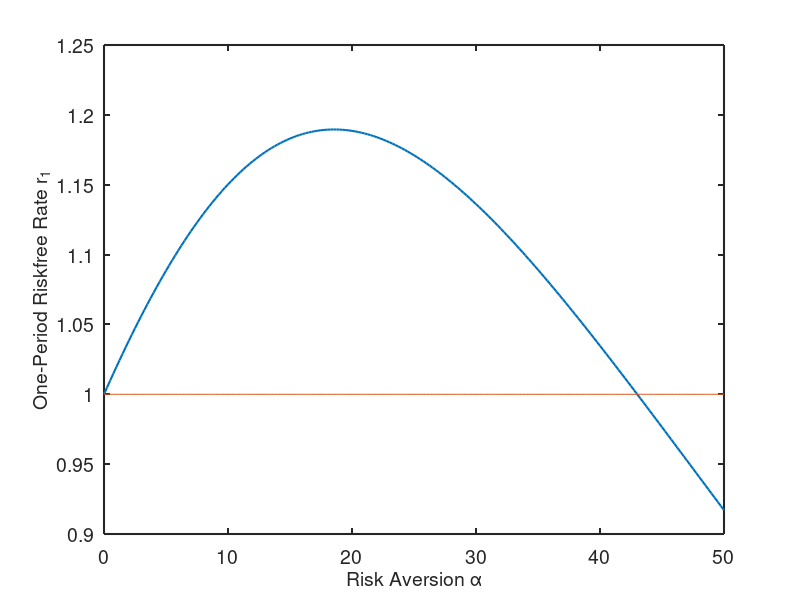
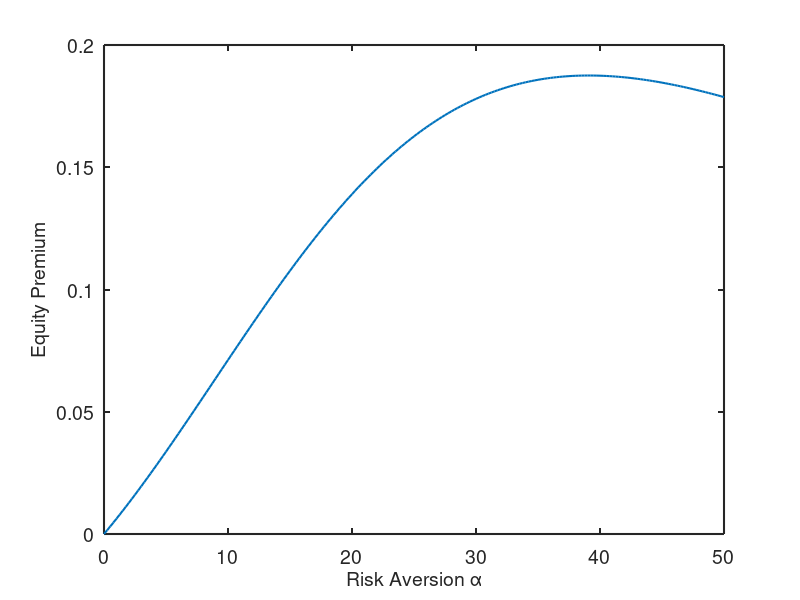
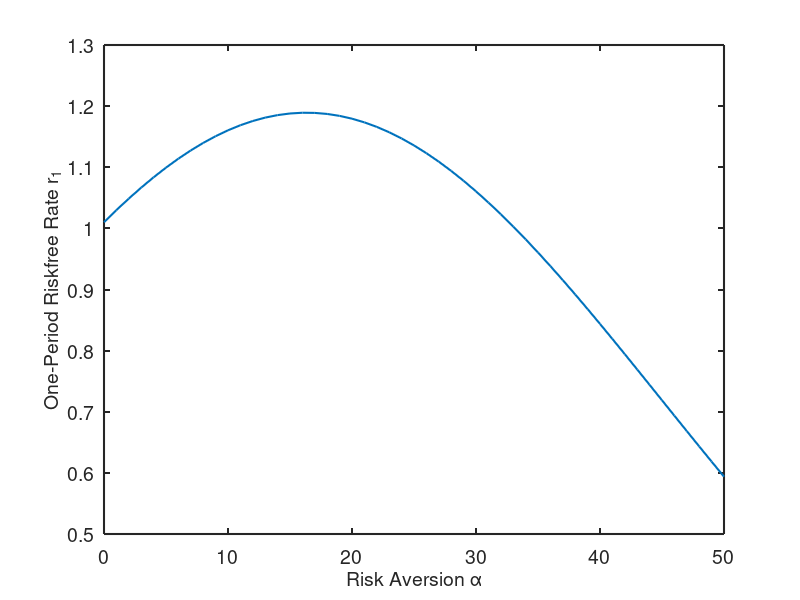
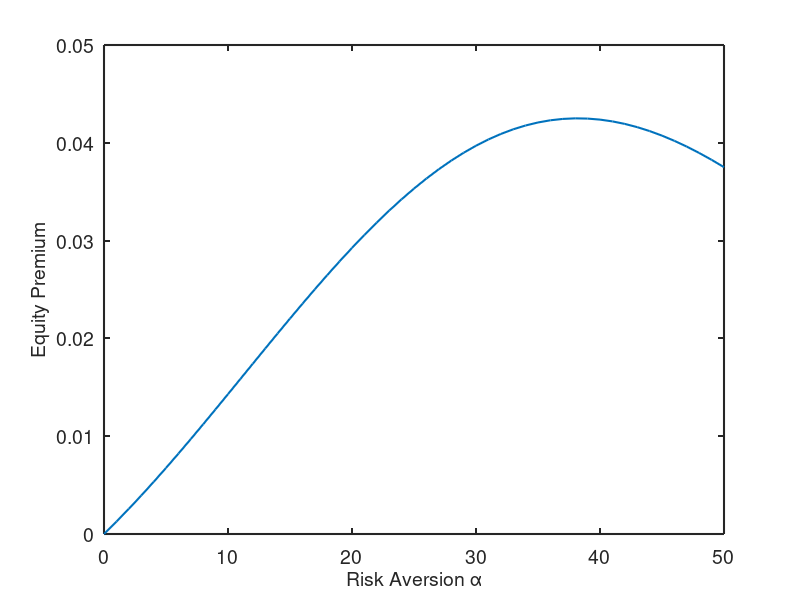

MATLAB code for these plots, in order:
%  notes_equity_premium.m 
%  Calculations for pricing kernel chapter 
%  NYU course ECON-UB 233, Macro foundations for asset pricing.
%  Written by:  Dave Backus, February 2012 and after.
format compact
%clear all
%close all

%  1. Two-state version  

disp(' ')
disp('Equity premium calculations:  two-state version') 
disp('---------------------------------------------------------------')

%% (a) compute returns for given alpha 
disp(' ')
disp('Inputs') 
% state and consumption growth 
mu_logg = 0.0200
sigma_logg = 0.0350
omega = 1/2;

z = [-1; 1];
logg = mu_logg + sigma_logg*z;
g = exp(logg);
p = [omega; 1-omega];

% preferences and asset prices 
beta = 1
alpha = 5
lambda = 5

disp(' ')
disp('Asset prices and returns') 
m = beta*g.^(-alpha);
d = g.^lambda;

q1 = sum(p.*m) 
r1 = 1/q1

qe = sum(p.*m.*d) 
re = d/qe 
Ere = sum(p.*d)/qe 

eq_premium = Ere - r1

std_re = sqrt(sum(p.*(re-Ere).^2))

% Var_m = p(1)*m(1)^2 + p(2)*m(2)^2 - q1^2;
% Std_m = sqrt(Var_m)
% Std_m/q1

%% (b) compute for grid of alpha's for figs 
alphagrid = [0:0.25:50]';
q1grid = beta*(p(1)./g(1).^alphagrid + p(2)./g(2).^alphagrid);
r1grid = 1./q1grid;

qegrid = beta*(p(1).*d(1)./g(1).^alphagrid + p(2).*d(2)./g(2).^alphagrid);
Eregrid = sum(p.*d)./qegrid;
epgrid = Eregrid - r1grid;

% fig parameters 
FontSize = 14;
FontName = 'Helvetica';  % or 'Times' 
LineWidth = 1.5;

figure(1) 
plot(alphagrid,r1grid,'LineWidth',LineWidth)
hold on 
plot(alphagrid,0*r1grid+1)
set(gca,'LineWidth',LineWidth,'FontSize',FontSize,'FontName',FontName)
xlabel('Risk Aversion \alpha','FontSize',FontSize,'FontName',FontName)
ylabel('One-Period Riskfree Rate r_1','FontSize',FontSize,'FontName',FontName)

figure(2) 
plot(alphagrid,epgrid,'LineWidth',LineWidth)
set(gca,'LineWidth',LineWidth,'FontSize',FontSize,'FontName',FontName)
xlabel('Risk Aversion \alpha','FontSize',FontSize,'FontName',FontName)
ylabel('Equity Premium','FontSize',FontSize,'FontName',FontName)

%%
%  2. Lognormal version  

disp(' ')
disp('Equity premium calculations:  lognormal version') 
disp('---------------------------------------------------------------')

% inputs 
mu_g = 0.0200
sigma_g = 0.0350

beta = 0.99 
alphagrid = [0:1:50]';
lambda = 1;

% asset prices and returns 
q1grid = beta*exp(-alphagrid*mu_g + alphagrid.^2*sigma_g^2/2); 
r1grid = 1./q1grid; 

qegrid = beta*exp((1-alphagrid)*mu_g + (1-alphagrid).^2*sigma_g^2/2); 
Eregrid = exp(mu_g + sigma_g^2/2)./qegrid; 

epgrid = Eregrid - r1grid;
epgrid_alt = (1/beta)*exp(alphagrid*mu_g - alphagrid.^2*sigma_g^2/2).* ...
            (exp(alphagrid*lambda*sigma_g^2)-1);

figure(3) 
plot(alphagrid,r1grid,'LineWidth',LineWidth)
set(gca,'LineWidth',LineWidth,'FontSize',FontSize,'FontName',FontName)
xlabel('Risk Aversion \alpha','FontSize',FontSize,'FontName',FontName)
ylabel('One-Period Riskfree Rate r_1','FontSize',FontSize,'FontName',FontName)

figure(4) 
plot(alphagrid,epgrid_alt,'LineWidth',LineWidth)
%plot(alphagrid,qegrid./q1grid,'LineWidth',LineWidth)
set(gca,'LineWidth',LineWidth,'FontSize',FontSize,'FontName',FontName)
xlabel('Risk Aversion \alpha','FontSize',FontSize,'FontName',FontName)
ylabel('Equity Premium','FontSize',FontSize,'FontName',FontName)

%%
disp(' ')
disp('Equity premium practice problem') 
disp('---------------------------------------------------------------')

disp(' ')
disp('Inputs') 
% state and consumption growth 
z = [-1; 1];
p = [0.5; 0.5];

mu_logg = 0.0200
sigma_logg = 0.0350
logg = mu_logg + sigma_logg*z;
g = exp(logg)

% preferences and asset prices 
beta = 0.99
alpha = 5
lambda = 1

disp(' ')
disp('Asset prices and returns') 
m = beta*g.^(-alpha)
d = g.^lambda;

% returns in levels 
q1 = sum(p.*m) 
r1 = 1/q1

qe = sum(p.*m.*d) 
re = d./qe 
Ere = sum(p.*re) 

eq_premium = sum(p.*(re-r1))
Stdre = sqrt(sum(p.*(re-Ere).^2))
Sharpe_eq = eq_premium/Stdre

E_m = q1;
Var_m = sum(p.*m.^2) - sum(p.*m)^2
Std_m = sqrt(Var_m)
Sharpe_max = Std_m/E_m 

% returns in logs 
eq_premium_logs = sum(p.*(log(re)-log(r1)))
H = log(E_m) - sum(p.*log(m)) 



